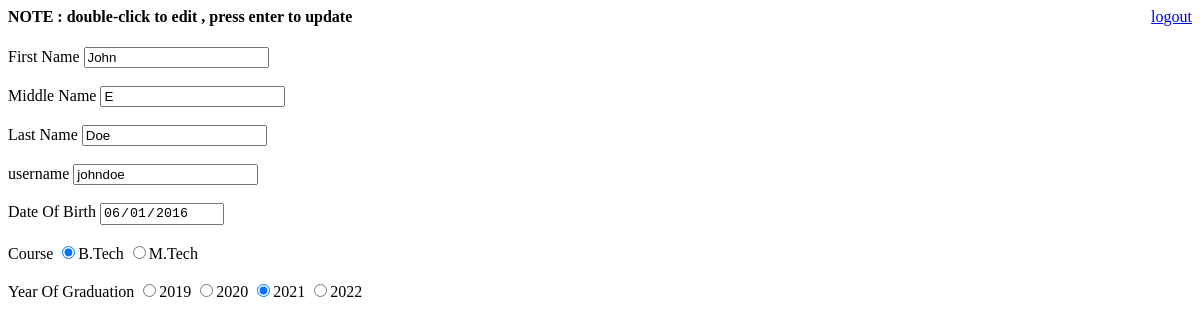
The app's page /form.php (signed in), older data.
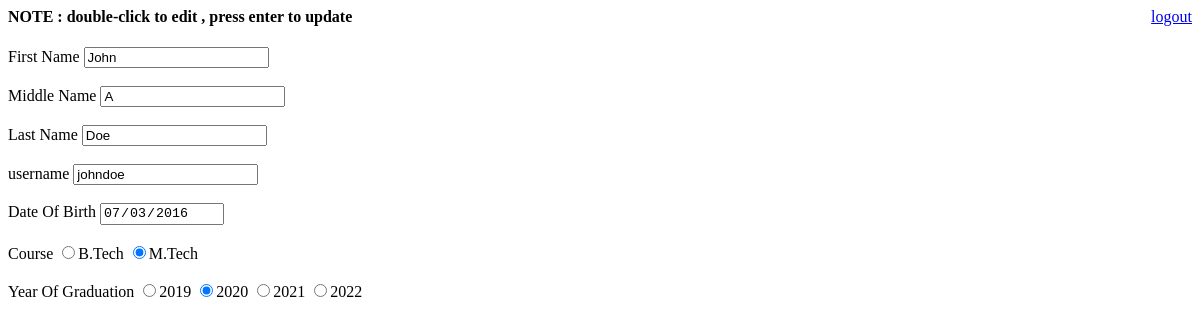
The same page, newer data.
### tables this page shows
CREATE TABLE `profileserver` (
  `uid` int(11) NOT NULL,
  `uname` text NOT NULL,
  `pass` text NOT NULL,
  `email` text NOT NULL,
  `fname` text NOT NULL,
  `mname` text NOT NULL,
  `lname` text NOT NULL,
  `dob` date NOT NULL,
  `course` text NOT NULL,
  `grad_year` int(11) NOT NULL
);

### form.php (the view, shortened to what this page needs)
<?php
include 'php_includes/login_auth.php';
$uid = $_SESSION['user'];
$q = "SELECT * FROM profileserver WHERE uid = :uid";
$q_result = $conn->prepare($q);
$q_result->bindParam(':uid',$uid);
$q_result->execute();
$field_array = $q_result->fetch(PDO::FETCH_ASSOC);
$fname = $field_array['fname'];
$mname = $field_array['mname'];
$lname = $field_array['lname'];
$uname = $field_array['uname'];
$course = $field_array['course'];
$dob = $field_array['dob'];
$grad_year = $field_array['grad_year'];
?>
<html>
<head>
</head>
<body>
<a href="logout.php" style="float :right">logout</a>
<h4> NOTE : double-click to edit , press enter to update</h4>
First Name <input type = "text"  id ="fname" value ="<?php echo $fname; ?>" readonly ></input><br><br>
Middle Name <input type = "text"  id ="mname" value ="<?php echo $mname; ?>" readonly></input><br><br>
Last Name  <input type = "text"  id ="lname"  value ="<?php echo $lname; ?>" readonly></input><br><br>
username  <input type = "text"  id ="uname" value ="<?php echo $uname; ?>" readonly></input><br><br>
Date Of Birth  <input type = "date" id ="dob" value ="<?php echo $dob; ?>" readonly></input><br><br>
Course
<input type = "radio" name="course" id="course" value="B.tech" <?php echo ($course=='B.tech')?'checked':'' ?> >B.Tech</input>
<input type = "radio" name="course" id="course" value="M.tech" <?php echo ($course=='M.tech')?'checked':'' ?> >M.Tech</input><br><br>
Year Of Graduation
<input type = "radio" name="grad_year" id="grad_year" value="2019" <?php echo ($grad_year=='2019')?'checked':'' ?> >2019</input>
<input type = "radio" name="grad_year" id="grad_year" value="2020" <?php echo ($grad_year=='2020')?'checked':'' ?> >2020</input>
<input type = "radio" name="grad_year" id="grad_year" value="2019" <?php echo ($grad_year=='2021')?'checked':'' ?> >2021</input>
<input type = "radio" name="grad_year" id="grad_year" value="2020" <?php echo ($grad_year=='2022')?'checked':'' ?> >2022</input><br><br><br><br><br><br><br><br>
</body>
</html>

Row changes from the older to the newer data that the page shows:
changed profileserver "John": mname "E" → "A"; dob "06/01/2016" → "07/03/2016"; course "☑" → "☐"; course "☐" → "☑"; grad_year "☐" → "☑"; grad_year "☑" → "☐"
